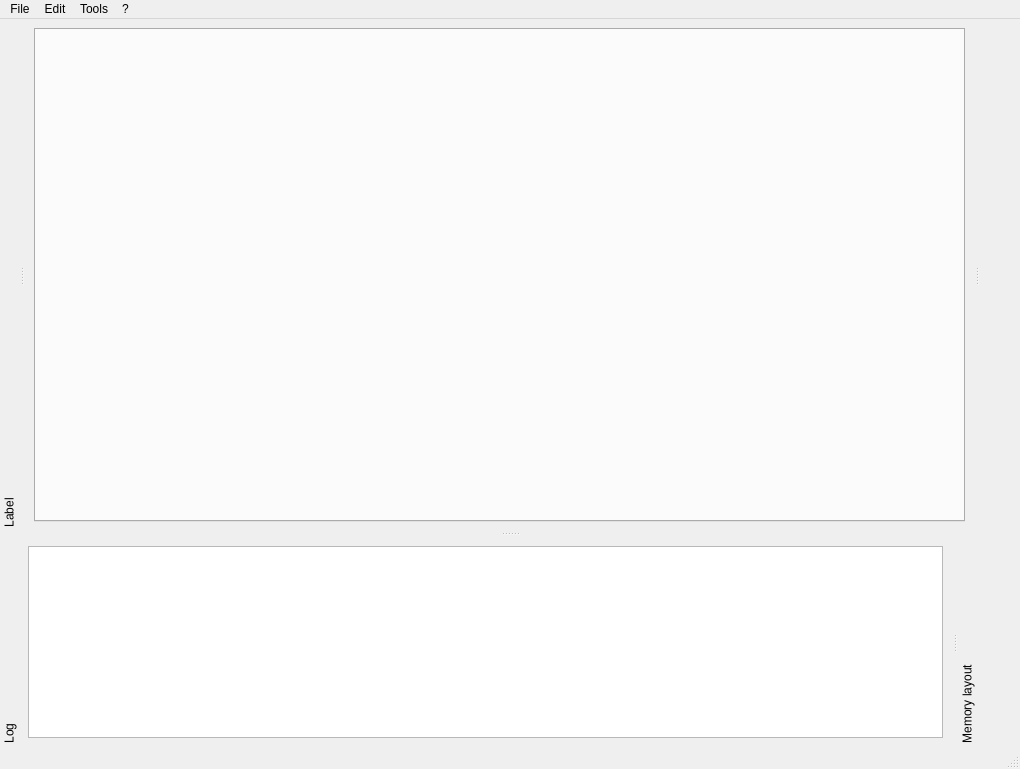
<?xml version="1.0" encoding="UTF-8"?>
<ui version="4.0">
 <class>MainWindow</class>
 <widget class="QMainWindow" name="MainWindow">
  <property name="geometry">
   <rect>
    <x>0</x>
    <y>0</y>
    <width>1020</width>
    <height>769</height>
   </rect>
  </property>
  <property name="acceptDrops">
   <bool>true</bool>
  </property>
  <property name="windowTitle">
   <string>Medusa</string>
  </property>
  <property name="windowIcon">
   <iconset resource="Resources.qrc">
    <normaloff>:/logo/medusa.png</normaloff>:/logo/medusa.png</iconset>
  </property>
  <property name="locale">
   <locale language="English" country="UnitedStates"/>
  </property>
  <property name="dockOptions">
   <set>QMainWindow::AllowNestedDocks|QMainWindow::AllowTabbedDocks|QMainWindow::AnimatedDocks|QMainWindow::ForceTabbedDocks|QMainWindow::VerticalTabs</set>
  </property>
  <widget class="QWidget" name="centralwidget">
   <layout class="QVBoxLayout" name="verticalLayout">
    <item>
     <widget class="QTabWidget" name="tabWidget">
      <property name="currentIndex">
       <number>-1</number>
      </property>
     </widget>
    </item>
   </layout>
  </widget>
  <widget class="QMenuBar" name="menubar">
   <property name="geometry">
    <rect>
     <x>0</x>
     <y>0</y>
     <width>1020</width>
     <height>21</height>
    </rect>
   </property>
   <widget class="QMenu" name="menuFile">
    <property name="title">
     <string>File</string>
    </property>
    <addaction name="actionOpen"/>
    <addaction name="actionClose"/>
    <addaction name="actionLoad"/>
    <addaction name="actionSave"/>
    <addaction name="actionQuit"/>
   </widget>
   <widget class="QMenu" name="menu">
    <property name="title">
     <string>?</string>
    </property>
    <addaction name="actionAbout"/>
   </widget>
   <widget class="QMenu" name="menuTools">
    <property name="title">
     <string>Tools</string>
    </property>
    <addaction name="actionGoto"/>
   </widget>
   <widget class="QMenu" name="menuEdit">
    <property name="title">
     <string>Edit</string>
    </property>
    <addaction name="actionSettings"/>
   </widget>
   <addaction name="menuFile"/>
   <addaction name="menuEdit"/>
   <addaction name="menuTools"/>
   <addaction name="menu"/>
  </widget>
  <widget class="QStatusBar" name="statusbar"/>
  <widget class="QDockWidget" name="logDock">
   <property name="features">
    <set>QDockWidget::DockWidgetMovable|QDockWidget::DockWidgetVerticalTitleBar</set>
   </property>
   <property name="allowedAreas">
    <set>Qt::BottomDockWidgetArea</set>
   </property>
   <property name="windowTitle">
    <string>Log</string>
   </property>
   <attribute name="dockWidgetArea">
    <number>8</number>
   </attribute>
   <widget class="QWidget" name="logDockWidgetContents">
    <layout class="QVBoxLayout" name="verticalLayout_3">
     <item>
      <widget class="QPlainTextEdit" name="logEdit">
       <property name="minimumSize">
        <size>
         <width>0</width>
         <height>0</height>
        </size>
       </property>
       <property name="readOnly">
        <bool>true</bool>
       </property>
      </widget>
     </item>
    </layout>
   </widget>
  </widget>
  <widget class="QDockWidget" name="labelDock">
   <property name="accessibleName">
    <string/>
   </property>
   <property name="features">
    <set>QDockWidget::DockWidgetMovable|QDockWidget::DockWidgetVerticalTitleBar</set>
   </property>
   <property name="allowedAreas">
    <set>Qt::LeftDockWidgetArea</set>
   </property>
   <property name="windowTitle">
    <string>Label</string>
   </property>
   <attribute name="dockWidgetArea">
    <number>1</number>
   </attribute>
   <widget class="QWidget" name="labelDockWidgetContents"/>
  </widget>
  <widget class="QDockWidget" name="addressDock">
   <property name="minimumSize">
    <size>
     <width>40</width>
     <height>400</height>
    </size>
   </property>
   <property name="features">
    <set>QDockWidget::NoDockWidgetFeatures</set>
   </property>
   <property name="allowedAreas">
    <set>Qt::RightDockWidgetArea</set>
   </property>
   <attribute name="dockWidgetArea">
    <number>2</number>
   </attribute>
   <widget class="QWidget" name="dockWidgetContents"/>
  </widget>
  <widget class="QDockWidget" name="memAreaDock">
   <property name="features">
    <set>QDockWidget::DockWidgetMovable|QDockWidget::DockWidgetVerticalTitleBar</set>
   </property>
   <property name="windowTitle">
    <string>Memory layout</string>
   </property>
   <attribute name="dockWidgetArea">
    <number>8</number>
   </attribute>
   <widget class="QWidget" name="dockWidgetContents_2"/>
  </widget>
  <action name="actionOpen">
   <property name="icon">
    <iconset resource="Resources.qrc">
     <normaloff>:/icons/document-new.png</normaloff>:/icons/document-new.png</iconset>
   </property>
   <property name="text">
    <string>Open</string>
   </property>
   <property name="shortcut">
    <string>Ctrl+O</string>
   </property>
  </action>
  <action name="actionClose">
   <property name="enabled">
    <bool>false</bool>
   </property>
   <property name="icon">
    <iconset resource="Resources.qrc">
     <normaloff>:/icons/close.png</normaloff>:/icons/close.png</iconset>
   </property>
   <property name="text">
    <string>Close</string>
   </property>
   <property name="shortcut">
    <string>Ctrl+W</string>
   </property>
  </action>
  <action name="actionQuit">
   <property name="icon">
    <iconset resource="Resources.qrc">
     <normaloff>:/icons/quit.png</normaloff>:/icons/quit.png</iconset>
   </property>
   <property name="text">
    <string>Quit</string>
   </property>
   <property name="shortcut">
    <string notr="true">Ctrl+Q</string>
   </property>
  </action>
  <action name="actionAbout">
   <property name="icon">
    <iconset resource="Resources.qrc">
     <normaloff>:/icons/about.png</normaloff>:/icons/about.png</iconset>
   </property>
   <property name="text">
    <string>About</string>
   </property>
  </action>
  <action name="actionDisassembly">
   <property name="icon">
    <iconset resource="Resources.qrc">
     <normaloff>:/icons/view-disassembly.png</normaloff>:/icons/view-disassembly.png</iconset>
   </property>
   <property name="text">
    <string>Disassembly</string>
   </property>
   <property name="shortcut">
    <string>Ctrl+Shift+D</string>
   </property>
  </action>
  <action name="actionHexDump">
   <property name="text">
    <string>Hex Dump</string>
   </property>
   <property name="shortcut">
    <string>Ctrl+Shift+H</string>
   </property>
  </action>
  <action name="actionGoto">
   <property name="enabled">
    <bool>false</bool>
   </property>
   <property name="text">
    <string>Goto</string>
   </property>
   <property name="shortcut">
    <string>Ctrl+G</string>
   </property>
  </action>
  <action name="actionSettings">
   <property name="icon">
    <iconset resource="Resources.qrc">
     <normaloff>:/icons/settings.png</normaloff>:/icons/settings.png</iconset>
   </property>
   <property name="text">
    <string>Settings</string>
   </property>
  </action>
  <action name="actionJump_History">
   <property name="text">
    <string>Jump History</string>
   </property>
  </action>
  <action name="actionLog">
   <property name="icon">
    <iconset resource="Resources.qrc">
     <normaloff>:/icons/log.png</normaloff>:/icons/log.png</iconset>
   </property>
   <property name="text">
    <string>Log</string>
   </property>
  </action>
  <action name="actionData">
   <property name="text">
    <string>Data</string>
   </property>
  </action>
  <action name="actionCode">
   <property name="text">
    <string>Code</string>
   </property>
  </action>
  <action name="actionString">
   <property name="text">
    <string>String</string>
   </property>
  </action>
  <action name="actionImported">
   <property name="text">
    <string>Imported</string>
   </property>
  </action>
  <action name="actionExported">
   <property name="text">
    <string>Exported</string>
   </property>
  </action>
  <action name="actionSave">
   <property name="icon">
    <iconset resource="Resources.qrc">
     <normaloff>:/icons/document-save.png</normaloff>:/icons/document-save.png</iconset>
   </property>
   <property name="text">
    <string>Save</string>
   </property>
  </action>
  <action name="actionLoad">
   <property name="icon">
    <iconset resource="Resources.qrc">
     <normaloff>:/icons/document-load.png</normaloff>:/icons/document-load.png</iconset>
   </property>
   <property name="text">
    <string>Load</string>
   </property>
   <property name="toolTip">
    <string>Load</string>
   </property>
  </action>
 </widget>
 <resources>
  <include location="Resources.qrc"/>
 </resources>
 <connections>
  <connection>
   <sender>actionQuit</sender>
   <signal>triggered()</signal>
   <receiver>MainWindow</receiver>
   <slot>close()</slot>
   <hints>
    <hint type="sourcelabel">
     <x>-1</x>
     <y>-1</y>
    </hint>
    <hint type="destinationlabel">
     <x>399</x>
     <y>299</y>
    </hint>
   </hints>
  </connection>
  <connection>
   <sender>actionLog</sender>
   <signal>triggered(bool)</signal>
   <receiver>logDock</receiver>
   <slot>show()</slot>
   <hints>
    <hint type="sourcelabel">
     <x>-1</x>
     <y>-1</y>
    </hint>
    <hint type="destinationlabel">
     <x>44</x>
     <y>646</y>
    </hint>
   </hints>
  </connection>
 </connections>
</ui>
